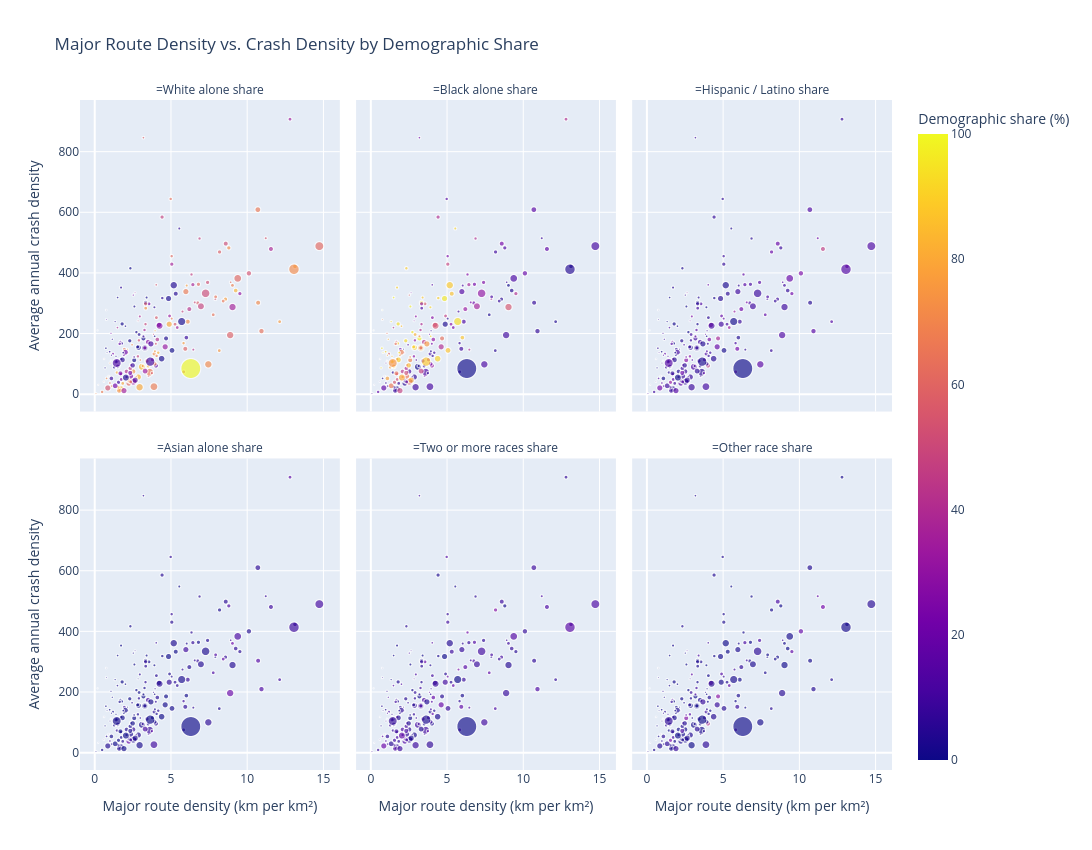

Notebook code for this chart:
### Code cell
import plotly.express as px

plt.figure(figsize=(15, 10))

fig = px.scatter(
    route_tracts_long,
    x="major_route_density_km_per_km2",
    y="avg_annual_crash_density",
    color="high",
    size="major_route_length_km",
    facet_col="demo_group",
    facet_col_wrap=3,
    opacity=0.65,
    hover_data={
        "GEOID": True,
        "total_crashes": True,
        "major_route_length_km": ":.2f",
        "major_route_share": ":.2f",
        "demo_share_pct": ":.1f",
        "high_crash_route_tract": True,
        "demo_variable": False
    },
    labels={
        "major_route_density_km_per_km2": "Major route density (km per km²)",
        "avg_annual_crash_density": "Average annual crash density",
        "demo_share_pct": "Demographic share (%)",
        "major_route_length_km": "Major route length (km)",
        "demo_group": ""
    },
    title="Major Route Density vs. Crash Density by Demographic Share"
)

fig.update_layout(
    width=1200,
    height=850
)

fig.show()

### Figure 1 — Plotly figure (JSON) as saved in the notebook; plotly's stock layout.template omitted (floating-point values rounded to 4 significant figures; data arrays with more than 128 entries replaced by an {"elided": "..."} marker saying what was removed)
{"data": [{"customdata": {"elided": "205x7 mixed values"}, "hovertemplate": "=White alone share<br>Major route density (km per km²)=%{x}<br>Average annual crash density=%{y}<br>Major route length (km)=%{customdata[2]:.2f}<br>GEOID=%{customdata[0]}<br>total_crashes=%{customdata[1]}<br>major_route_share=%{customdata[3]:.2f}<br>Demographic share (%)=%{marker.color:.1f}<br>high_crash_route_tract=%{customdata[5]}<extra></extra>", "legendgroup": "", "marker": {"color": {"elided": "205 float values"}, "coloraxis": "coloraxis", "opacity": 0.65, "size": {"elided": "205 float values"}, "sizemode": "area", "sizeref": 0.1027, "symbol": "circle"}, "mode": "markers", "name": "", "showlegend": false, "type": "scattergl", "x": {"elided": "205 float values"}, "xaxis": "x4", "y": {"elided": "205 float values"}, "yaxis": "y4"}, {"customdata": {"elided": "205x7 mixed values"}, "hovertemplate": "=Black alone share<br>Major route density (km per km²)=%{x}<br>Average annual crash density=%{y}<br>Major route length (km)=%{customdata[2]:.2f}<br>GEOID=%{customdata[0]}<br>total_crashes=%{customdata[1]}<br>major_route_share=%{customdata[3]:.2f}<br>Demographic share (%)=%{marker.color:.1f}<br>high_crash_route_tract=%{customdata[5]}<extra></extra>", "legendgroup": "", "marker": {"color": {"elided": "205 float values"}, "coloraxis": "coloraxis", "opacity": 0.65, "size": {"elided": "205 float values"}, "sizemode": "area", "sizeref": 0.1027, "symbol": "circle"}, "mode": "markers", "name": "", "showlegend": false, "type": "scattergl", "x": {"elided": "205 float values"}, "xaxis": "x5", "y": {"elided": "205 float values"}, "yaxis": "y5"}, {"customdata": {"elided": "205x7 mixed values"}, "hovertemplate": "=Hispanic / Latino share<br>Major route density (km per km²)=%{x}<br>Average annual crash density=%{y}<br>Major route length (km)=%{customdata[2]:.2f}<br>GEOID=%{customdata[0]}<br>total_crashes=%{customdata[1]}<br>major_route_share=%{customdata[3]:.2f}<br>Demographic share (%)=%{marker.color:.1f}<br>high_crash_route_tract=%{customdata[5]}<extra></extra>", "legendgroup": "", "marker": {"color": {"elided": "205 float values"}, "coloraxis": "coloraxis", "opacity": 0.65, "size": {"elided": "205 float values"}, "sizemode": "area", "sizeref": 0.1027, "symbol": "circle"}, "mode": "markers", "name": "", "showlegend": false, "type": "scattergl", "x": {"elided": "205 float values"}, "xaxis": "x6", "y": {"elided": "205 float values"}, "yaxis": "y6"}, {"customdata": {"elided": "205x7 mixed values"}, "hovertemplate": "=Asian alone share<br>Major route density (km per km²)=%{x}<br>Average annual crash density=%{y}<br>Major route length (km)=%{customdata[2]:.2f}<br>GEOID=%{customdata[0]}<br>total_crashes=%{customdata[1]}<br>major_route_share=%{customdata[3]:.2f}<br>Demographic share (%)=%{marker.color:.1f}<br>high_crash_route_tract=%{customdata[5]}<extra></extra>", "legendgroup": "", "marker": {"color": {"elided": "205 float values"}, "coloraxis": "coloraxis", "opacity": 0.65, "size": {"elided": "205 float values"}, "sizemode": "area", "sizeref": 0.1027, "symbol": "circle"}, "mode": "markers", "name": "", "showlegend": false, "type": "scattergl", "x": {"elided": "205 float values"}, "xaxis": "x", "y": {"elided": "205 float values"}, "yaxis": "y"}, {"customdata": {"elided": "205x7 mixed values"}, "hovertemplate": "=Two or more races share<br>Major route density (km per km²)=%{x}<br>Average annual crash density=%{y}<br>Major route length (km)=%{customdata[2]:.2f}<br>GEOID=%{customdata[0]}<br>total_crashes=%{customdata[1]}<br>major_route_share=%{customdata[3]:.2f}<br>Demographic share (%)=%{marker.color:.1f}<br>high_crash_route_tract=%{customdata[5]}<extra></extra>", "legendgroup": "", "marker": {"color": {"elided": "205 float values"}, "coloraxis": "coloraxis", "opacity": 0.65, "size": {"elided": "205 float values"}, "sizemode": "area", "sizeref": 0.1027, "symbol": "circle"}, "mode": "markers", "name": "", "showlegend": false, "type": "scattergl", "x": {"elided": "205 float values"}, "xaxis": "x2", "y": {"elided": "205 float values"}, "yaxis": "y2"}, {"customdata": {"elided": "205x7 mixed values"}, "hovertemplate": "=Other race share<br>Major route density (km per km²)=%{x}<br>Average annual crash density=%{y}<br>Major route length (km)=%{customdata[2]:.2f}<br>GEOID=%{customdata[0]}<br>total_crashes=%{customdata[1]}<br>major_route_share=%{customdata[3]:.2f}<br>Demographic share (%)=%{marker.color:.1f}<br>high_crash_route_tract=%{customdata[5]}<extra></extra>", "legendgroup": "", "marker": {"color": {"elided": "205 float values"}, "coloraxis": "coloraxis", "opacity": 0.65, "size": {"elided": "205 float values"}, "sizemode": "area", "sizeref": 0.1027, "symbol": "circle"}, "mode": "markers", "name": "", "showlegend": false, "type": "scattergl", "x": {"elided": "205 float values"}, "xaxis": "x3", "y": {"elided": "205 float values"}, "yaxis": "y3"}], "layout": {"annotations": [{"font": {}, "showarrow": false, "text": "=Asian alone share", "x": 0.16, "xanchor": "center", "xref": "paper", "y": 0.465, "yanchor": "bottom", "yref": "paper"}, {"font": {}, "showarrow": false, "text": "=Two or more races share", "x": 0.5, "xanchor": "center", "xref": "paper", "y": 0.465, "yanchor": "bottom", "yref": "paper"}, {"font": {}, "showarrow": false, "text": "=Other race share", "x": 0.84, "xanchor": "center", "xref": "paper", "y": 0.465, "yanchor": "bottom", "yref": "paper"}, {"font": {}, "showarrow": false, "text": "=White alone share", "x": 0.16, "xanchor": "center", "xref": "paper", "y": 1.0, "yanchor": "bottom", "yref": "paper"}, {"font": {}, "showarrow": false, "text": "=Black alone share", "x": 0.5, "xanchor": "center", "xref": "paper", "y": 1.0, "yanchor": "bottom", "yref": "paper"}, {"font": {}, "showarrow": false, "text": "=Hispanic / Latino share", "x": 0.84, "xanchor": "center", "xref": "paper", "y": 1.0, "yanchor": "bottom", "yref": "paper"}], "coloraxis": {"colorbar": {"title": {"text": "Demographic share (%)"}}, "colorscale": [[0, "#0d0887"], [0.1111, "#46039f"], [0.2222, "#7201a8"], [0.3333, "#9c179e"], [0.4444, "#bd3786"], [0.5556, "#d8576b"], [0.6667, "#ed7953"], [0.7778, "#fb9f3a"], [0.8889, "#fdca26"], [1, "#f0f921"]]}, "height": 850, "legend": {"itemsizing": "constant", "tracegroupgap": 0}, "title": {"text": "Major Route Density vs. Crash Density by Demographic Share"}, "width": 1200, "xaxis": {"anchor": "y", "domain": [0, 0.32], "title": {"text": "Major route density (km per km²)"}}, "xaxis2": {"anchor": "y2", "domain": [0.34, 0.66], "matches": "x", "title": {"text": "Major route density (km per km²)"}}, "xaxis3": {"anchor": "y3", "domain": [0.68, 1.0], "matches": "x", "title": {"text": "Major route density (km per km²)"}}, "xaxis4": {"anchor": "y4", "domain": [0, 0.32], "matches": "x", "showticklabels": false}, "xaxis5": {"anchor": "y5", "domain": [0.34, 0.66], "matches": "x", "showticklabels": false}, "xaxis6": {"anchor": "y6", "domain": [0.68, 1.0], "matches": "x", "showticklabels": false}, "yaxis": {"anchor": "x", "domain": [0, 0.465], "title": {"text": "Average annual crash density"}}, "yaxis2": {"anchor": "x2", "domain": [0, 0.465], "matches": "y", "showticklabels": false}, "yaxis3": {"anchor": "x3", "domain": [0, 0.465], "matches": "y", "showticklabels": false}, "yaxis4": {"anchor": "x4", "domain": [0.535, 1.0], "matches": "y", "title": {"text": "Average annual crash density"}}, "yaxis5": {"anchor": "x5", "domain": [0.535, 1.0], "matches": "y", "showticklabels": false}, "yaxis6": {"anchor": "x6", "domain": [0.535, 1.0], "matches": "y", "showticklabels": false}}}
